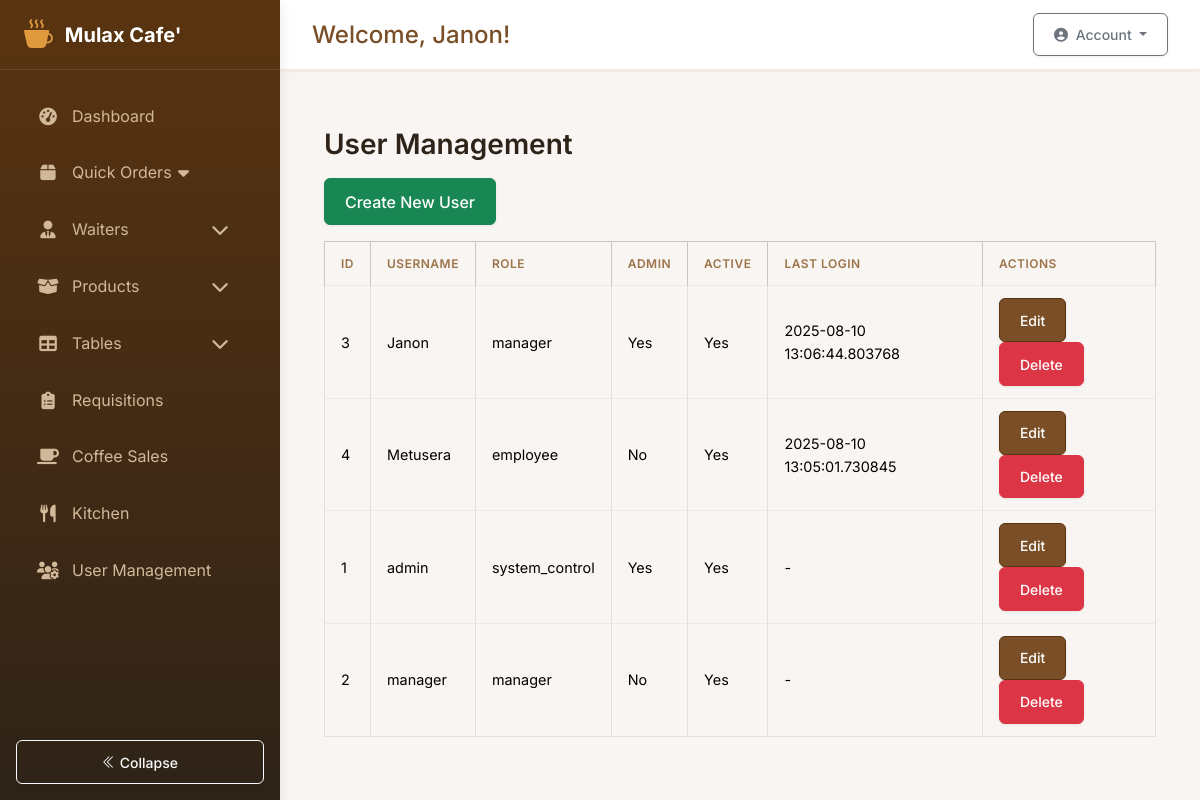
/auth/admin/users (signed in), run on an earlier commit of the app's database.
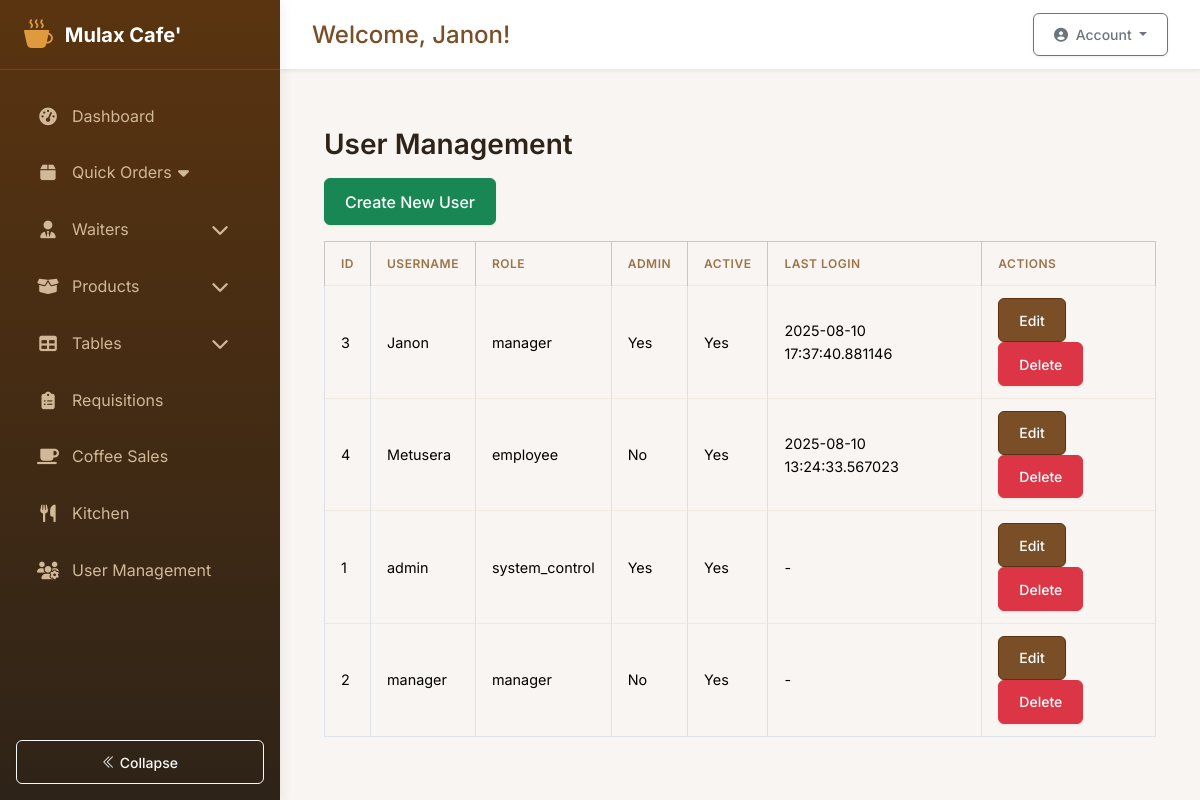
And on a later commit of the database.
### app/models.py (models this page shows, shortened)
class User(db.Model, UserMixin):
    __tablename__ = 'users'
    id = db.Column(db.Integer, primary_key=True)
    username = db.Column(db.String(80), unique=True, nullable=False)
    password_hash = db.Column(db.String(128))
    role = db.Column(db.String(20), default='employee')  # Possible values: 'system_control', 'manager', 'employee'
    is_admin = db.Column(db.Boolean, default=False)
    active = db.Column(db.Boolean, default=True)
    created_at = db.Column(db.DateTime, default=lambda: datetime.now(pytz.timezone('Africa/Kigali')))
    last_login = db.Column(db.DateTime)
    must_change_password = db.Column(db.Boolean, default=True)
    current_shift_id = db.Column(db.Integer, db.ForeignKey('shifts.id'))
    current_shift = db.relationship('Shift', back_populates='users')
    attendances = db.relationship('Attendance', back_populates='user')
    stock_movements = db.relationship('StockMovement', back_populates='user')
    requisitions = db.relationship(
        'Requisition',
        back_populates='requester',
        foreign_keys='[Requisition.user_id]'
    )
    approved_requisitions = db.relationship(
        'Requisition',
        back_populates='approver',
        foreign_keys='[Requisition.approved_by]'
    )
    coffee_sales = db.relationship('CoffeeSale', back_populates='recorder')
    orders_recorded = db.relationship('Order', back_populates='recorder', foreign_keys='[Order.recorded_by]')
    orders_served = db.relationship('Order', back_populates='server', foreign_keys='[Order.served_by]')
    orders_created = db.relationship('Order', back_populates='user', foreign_keys='Order.user_id')
    def is_employee(self):
        return self.role == 'employee'
    def get_current_shift(self):
        if self.is_admin or self.is_system_control():
            return None  # Admins can see all shifts
        return self.current_shift

### app/auth/auth.py (the view)
@bp.route('/admin/users')
@login_required
def manage_users():
    users = User.query.order_by(User.username).all()
    for user in users:
        if user.last_login:
            user.formatted_last_login = user.last_login.strftime('%Y-%m-%d %H:%M')
        else:
            user.formatted_last_login = None
    return render_template('auth/manage_users.html', users=users)

### app/templates/auth/manage_users.html
{% extends 'base.html' %}
{% block content %}
<div class="container mt-4">
    <h3 class="mb-3">User Management</h3>
    <a href="{{ url_for('auth.create_user') }}" class="btn btn-success mb-3">Create New User</a>
    <table class="table table-bordered table-hover">
        <thead class="table-light">
            <tr>
                <th>ID</th>
                <th>Username</th>
                <th>Role</th>
                <th>Admin</th>
                <th>Active</th>
                <th>Last Login</th>
                <th>Actions</th>
            </tr>
        </thead>
        <tbody>
        {% for user in users %}
            <tr>
                <td>{{ user.id }}</td>
                <td>{{ user.username }}</td>
                <td>{{ user.role }}</td>
                <td>{{ 'Yes' if user.is_admin else 'No' }}</td>
                <td>{{ 'Yes' if user.active else 'No' }}</td>
                <td>{{ user.last_login or '-' }}</td>
                <td>
                    <a href="{{ url_for('auth.edit_user', user_id=user.id) }}" class="btn btn-sm btn-primary">Edit</a>
                    <form method="POST" action="{{ url_for('auth.delete_user', user_id=user.id) }}" style="display:inline-block" onsubmit="return confirm('Are you sure?');">
                        <button class="btn btn-sm btn-danger">Delete</button>
                    </form>
                </td>
            </tr>
        {% endfor %}
        </tbody>
    </table>
</div>
{% endblock %}

### app/templates/base.html (shortened to what the changed rows need)
<!DOCTYPE html>
<html lang="en">
<head>
    <link rel="stylesheet" href="https://cdn.jsdelivr.net/npm/bootstrap-icons@1.11.1/font/bootstrap-icons.css">
    <link href="https://cdn.jsdelivr.net/npm/bootstrap@5.3.2/dist/css/bootstrap.min.css" rel="stylesheet">
    <link href="{{ url_for('static', filename='css/styles.css') }}" rel="stylesheet">
    <link rel="stylesheet" href="https://cdnjs.cloudflare.com/ajax/libs/font-awesome/6.5.2/css/all.min.css">
    <link rel="stylesheet" href="https://cdn.datatables.net/1.11.5/css/dataTables.bootstrap5.min.css">
</head>
<body>
    {% if current_user.is_authenticated %}
        <div class="app-container">
            <aside class="sidebar" id="sidebar">
                <div class="sidebar-header">
                    <a href="#" class="sidebar-brand">
                        <i class="bi bi-cup-hot-fill"></i>
                        <span>Mulax Cafe'</span>
                    </a>
                </div>
                <div class="sidebar-nav-container">
                    <ul class="sidebar-nav">
                        {% if current_user.role in ['admin', 'manager'] %}
                            <li class="nav-item">
                                <a class="sidebar-nav-link" href="{{ url_for('main.dashboard') }}">
                                    <i class="fas fa-tachometer-alt"></i><span>Dashboard</span>
                                </a>
                            </li>
                        {% endif %}
                        <li class="nav-item">
                            <a class="sidebar-nav-link collapsed" href="#" data-bs-toggle="collapse" data-bs-target="#ordersMenu" aria-expanded="false">
                                <i class="fas fa-box"></i><span>Quick Orders</span>
                                <i class="fas fa-caret-down float-end"></i>
                            </a>
                        </li>
                        {% if current_user.role in ['admin', 'manager'] %}
<li class="nav-item">
    <a class="sidebar-nav-link d-flex align-items-center" href="#waitersSubmenu" data-bs-toggle="collapse" role="button" aria-expanded="false" aria-controls="waitersSubmenu">
        <i class="fas fa-user-tie"></i>
        <span>Waiters</span>
        <i class="fas fa-chevron-down ms-auto menu-toggle"></i>
    </a>
</li>
{% endif %}
                        <li class="nav-item">
                            <a class="sidebar-nav-link d-flex align-items-center" href="#productSubmenu" data-bs-toggle="collapse" role="button" aria-expanded="false" aria-controls="productSubmenu">
                                <i class="fas fa-box-open"></i>
                                <span>Products</span>
                                <i class="fas fa-chevron-down ms-auto menu-toggle"></i>
                            </a>
                        </li>
                        <li class="nav-item">
                            <a class="sidebar-nav-link d-flex align-items-center" href="#tablesSubmenu" data-bs-toggle="collapse" role="button" aria-expanded="false" aria-controls="tablesSubmenu">
                                <i class="fas fa-table"></i>
                                <span>Tables</span>
                                <i class="fas fa-chevron-down ms-auto menu-toggle"></i>
                            </a>
                        </li>
                        <li class="nav-item">
                            <a class="sidebar-nav-link" href="{{ url_for('requisitions.list_requisitions') }}">
                                <i class="fas fa-clipboard-list"></i><span>Requisitions</span>
                            </a>
                        </li>
                        <li class="nav-item">
                            <a class="sidebar-nav-link" href="{{ url_for('coffee.list_sales') }}">
                                <i class="fas fa-coffee"></i><span>Coffee Sales</span>
                            </a>
                        </li>
                        <li class="nav-item">
                            <a class="sidebar-nav-link" href="{{ url_for('kitchen.inventory') }}">
                                <i class="fas fa-utensils"></i><span>Kitchen</span>
                            </a>
                        </li>
                        {% if current_user.role in ['manager'] %}
                        <li class="nav-item">
                            <a class="sidebar-nav-link" href="{{ url_for('auth.manage_users') }}">
                                <i class="fas fa-users-cog"></i><span>User Management</span>
                            </a>
                        </li>
                        {% endif %}
                    </ul>
                </div>
                <div class="sidebar-footer p-3">
                    <button class="sidebar-toggle btn btn-sm btn-outline-light w-100" id="sidebarToggle">
                        <i class="bi bi-chevron-double-left"></i> <span>Collapse</span>
                    </button>
                </div>
            </aside>
            <main class="main-content" id="main-content">
                <div class="content-wrapper">
                    <div class="top-bar">
                        <div class="welcome-message">
                            <h4>Welcome, {{ current_user.username }}!</h4>
                        </div>
                        <div class="user-profile">
                            <div class="dropdown">
                                <button class="btn btn-sm btn-outline-secondary dropdown-toggle" type="button" id="dropdownMenuButton" data-bs-toggle="dropdown" aria-expanded="false">
                                    <i class="fas fa-user-circle me-1"></i> Account
                                </button>
                            </div>
                        </div>
                    </div>
                    <div class="content-container">
                        {% block content %}{% endblock %}
                    </div>
                </div>
            </main>
        </div>
    {% endif %}
</body>
</html>

What changed in the data, as far as the page shows it:
changed User "Janon": last_login "2025-08-10 13:06:44.803768" → "2025-08-10 17:37:40.881146"
changed User "Metusera": last_login "2025-08-10 13:05:01.730845" → "2025-08-10 13:24:33.567023"
